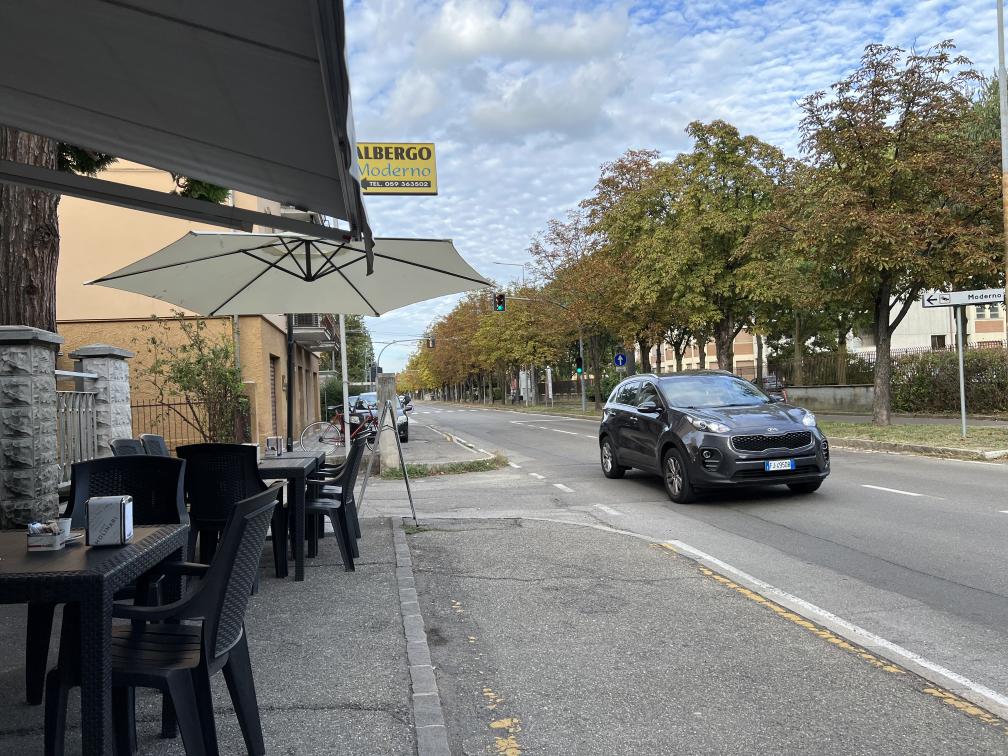
#> input picture yolo-iSee/data/images/IMG_2199.jpg, 4032 x 3024 px, given in place of video_clip.mp4, which was not available (shown at 1/4 size)
$ python video_hough.py
#> lines starting #> are read from the running program, lines starting #| are printed output that depends on the picture; after the words box and inside, x2 and y2 are one past the last pixel; in counts of white or black regions, pixels touching at a corner belong together; pictures that were not available may be replaced by others from this repository, and a replacement may not be noted
import cv2
import numpy as np
from matplotlib import pyplot as plt


def region_of_interest(img, vertices):
    mask                = np.zeros_like(img)
    match_mask_color    = 255

    cv2.fillPoly(mask, vertices, match_mask_color)
    mask_img = cv2.bitwise_and(img, mask)

    return mask_img


def make_points(image, average):
    slope, y_int = average
    y1 = image.shape[0]
    y2 = int(y1 * (1/2))
    x1 = int((y1 - y_int) // slope)
    x2 = int((y2 - y_int) // slope)

    return np.array([x1, y1, x2, y2])


def average(image, lines):
    left    = []
    right   = []

    if lines is not None:
        for line in lines:
            x1, y1, x2, y2  = line.reshape(4)
            parameters      = np.polyfit((x1, x2), (y1, y2), 1)

            slope           = parameters[0]
            y_int           = parameters[1]

            if slope < 0:
                left.append((slope, y_int))
            else:
                right.append((slope, y_int))

    right_avg   = np.average(right, axis=0)
    left_avg    = np.average(left, axis=0)
    left_line   = make_points(image, left_avg)
    right_line  = make_points(image, right_avg)

    return np.array([left_line, right_line])


def display_lines(image, lines):
    lines_image = np.zeros_like(image)
    if lines is not None:
        for line in lines:
            x1, y1, x2, y2 = line
            cv2.line(lines_image, (x1, y1), (x2, y2), (0, 255, 0), 15)

    return lines_image


def process(img):
    copy = np.copy(img)

    if copy.shape != ():
        height, width = copy.shape[0], copy.shape[1]

        region_of_interest_vertices = [
            (0, height),
            (width/2, 300),
            (1700, height)
        ]

        gray            = cv2.cvtColor(copy, cv2.COLOR_BGR2GRAY)
        blur            = cv2.GaussianBlur(gray, (5,5), 0)
        edges           = cv2.Canny(blur, 190, 250)
        masked_img      = region_of_interest(edges, np.array([region_of_interest_vertices], np.int32))

        lines           = cv2.HoughLinesP(masked_img, rho=1, theta=np.pi/180, threshold=100, lines=np.array([]), minLineLength=100, maxLineGap=10)

        averaged_lines  = average(copy, lines)
        black_lines     = display_lines(copy, averaged_lines)

        lanes           = cv2.addWeighted(copy, 0.8, black_lines, 1, 1)
        return lanes

cap = cv2.VideoCapture("/Users/Edo/Desktop/video_clip.mp4")
while(cap.isOpened()):
    ret, frame  = cap.read()
#> frame is the input picture: shape (3024, 4032, 3); mean B, G, R 118.6, 121.5, 119.7
    frame       = process(frame)
#> in process, `gray            = cv2.cvtColor(copy, cv2.COLOR_BGR2GRAY)`:
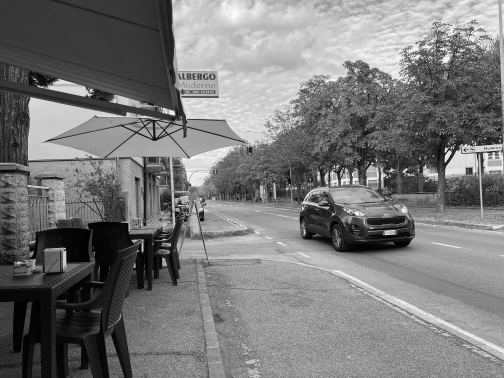
#> gray: shape (3024, 4032) (shown at 1/8 size); min 0, max 255, mean 120.6
#> in process, `edges           = cv2.Canny(blur, 190, 250)`:
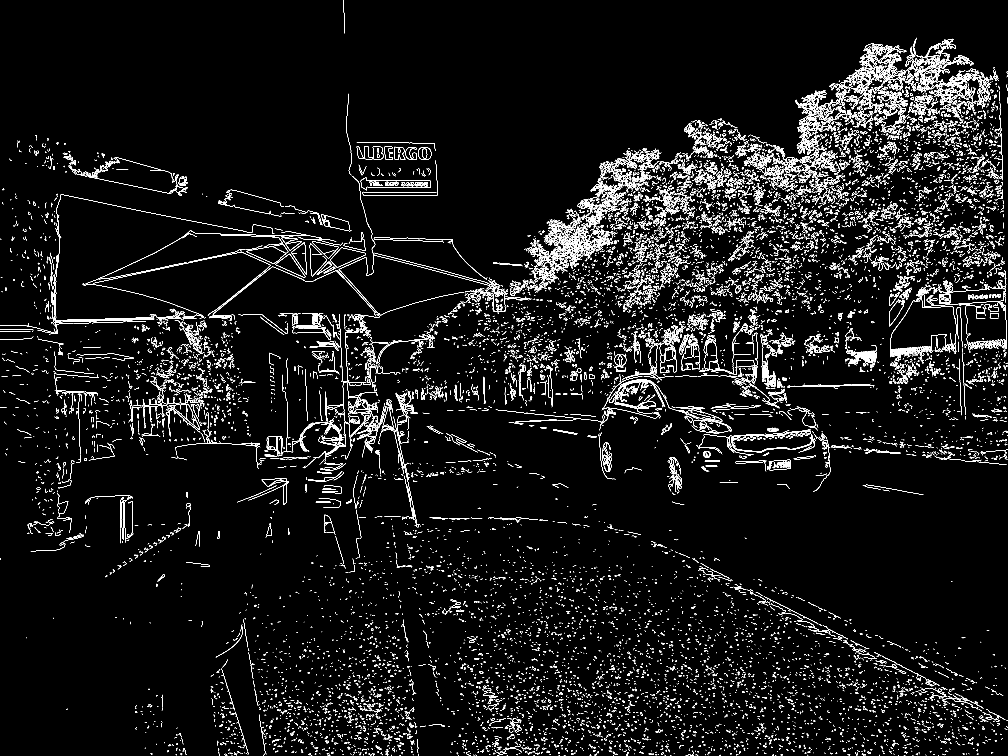
#> edges: shape (3024, 4032) (shown at 1/4 size); 3.1% white in thin lines or dots
#> in region_of_interest, `mask_img = cv2.bitwise_and(img, mask)`:
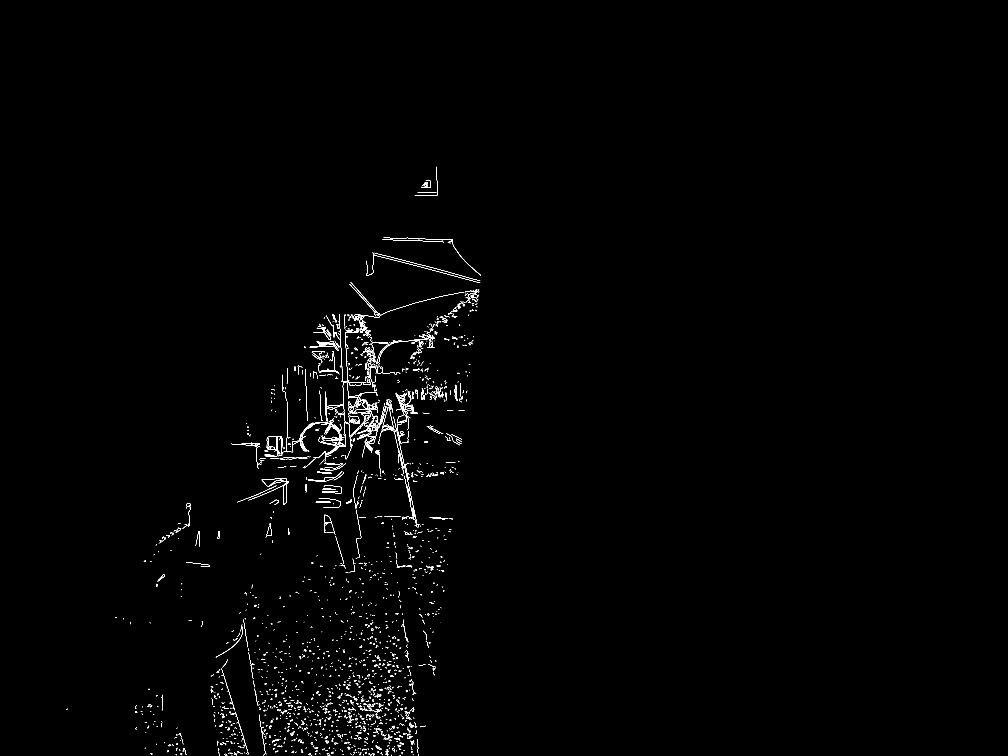
#> mask_img: shape (3024, 4032) (shown at 1/4 size); 0.42% white in thin lines or dots, all inside (x1, y1, x2, y2) = (267, 667, 1924, 3024)
#> in process, `lines           = cv2.HoughLinesP(masked_img, rho=1, theta=np.pi/180, ..`: lines = 31 rows, first 6: [1569, 1038, 1919, 1131], [1357, 1257, 1371, 1526], [1545, 959, 1687, 963], [1380, 1332, 1391, 1531], [1592, 1746, 1655, 2038], [1599, 1821, 1654, 2077]
#> the loop in average, `for line in lines:` made 31 passes
#> (x1, y1, x2, y2, slope, y_int) on passes 1 to 8: (1569, 1038, 1919, 1131, 0.266, 621.1), (1357, 1257, 1371, 1526, 19.21, -24816.8), (1545, 959, 1687, 963, 0.0282, 915.5), (1380, 1332, 1391, 1531, 18.09, -23633.5), (1592, 1746, 1655, 2038, 4.63, -5632.8), (1599, 1821, 1654, 2077, 4.65, -5621.6), (1371, 1542, 1379, 1688, 18.25, -23478.7), (1412, 1966, 1444, 2150, 5.75, -6153)
#> after the loop in average, `for line in lines:`: left = [(-1.11, 3274.3), (-0.248, 1624.2), (-0.0373, 1873.3), (-0.0702, 1477), (-3.75, 7446.2), (-0.425, 2423.7)]; right = 25 pairs, first value 0.0282 to 56.5, second value -82273.5 to 915.5
#> in average, `right_avg   = np.average(right, axis=0)`: right_avg = [11.18, -14206.8]
#> in average, `left_avg    = np.average(left, axis=0)`: left_avg = [-0.94, 3019.8]
#> in make_points, `slope, y_int = average`: slope = -0.94; y_int = 3019.8
#> in make_points, `x1 = int((y1 - y_int) // slope)`: x1 = -5
#> in make_points, `x2 = int((y2 - y_int) // slope)`: x2 = 1604
#> in average, `left_line   = make_points(image, left_avg)`: left_line = [-5, 3024, 1604, 1512]
#> in average, `right_line  = make_points(image, right_avg)`: right_line = [1541, 3024, 1405, 1512]
#> in process, `averaged_lines  = average(copy, lines)`: averaged_lines = [[-5, 3024, 1604, 1512], [1541, 3024, 1405, 1512]]
#> the loop in display_lines, `for line in lines:` made 2 passes
#> after the loop in display_lines, `for line in lines:`:
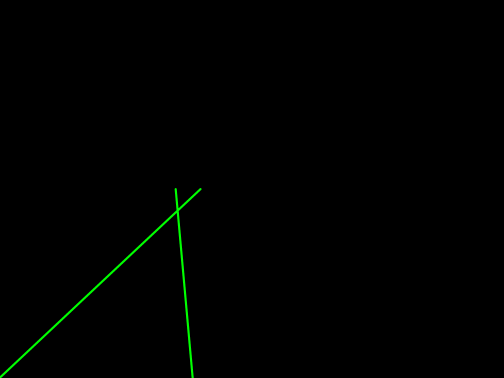
#> lines_image: shape (3024, 4032, 3) (shown at 1/8 size); mean of channels 0, 1, 2 0, 1.3, 0; drawn as B, G, R
#> in process, `lanes           = cv2.addWeighted(copy, 0.8, black_lines, 1, 1)`:
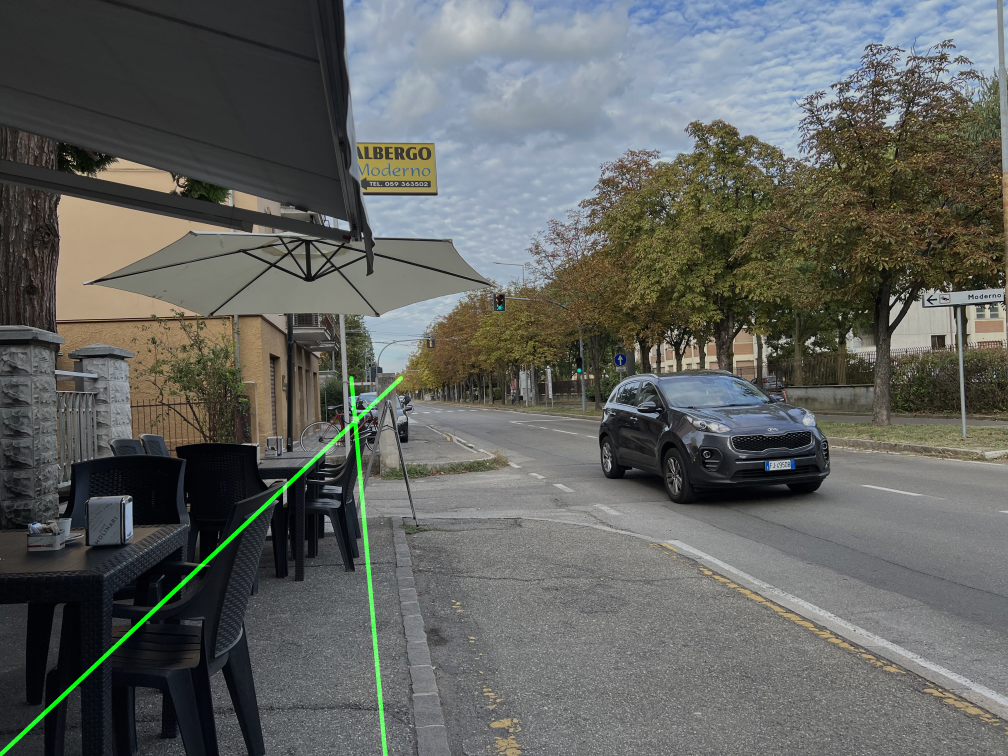
#> lanes: shape (3024, 4032, 3) (shown at 1/4 size); mean B, G, R 95.8, 99.2, 96.8

    if frame is not None:
        cv2.imshow('frame', frame)

    if cv2.waitKey(1) & 0xFF == ord('q'):
#> (key q is pressed here)
        break

cap.release()
cv2.destroyAllWindows()

$ run again, on yolo-iSee/data/images/IMG_2202.jpg
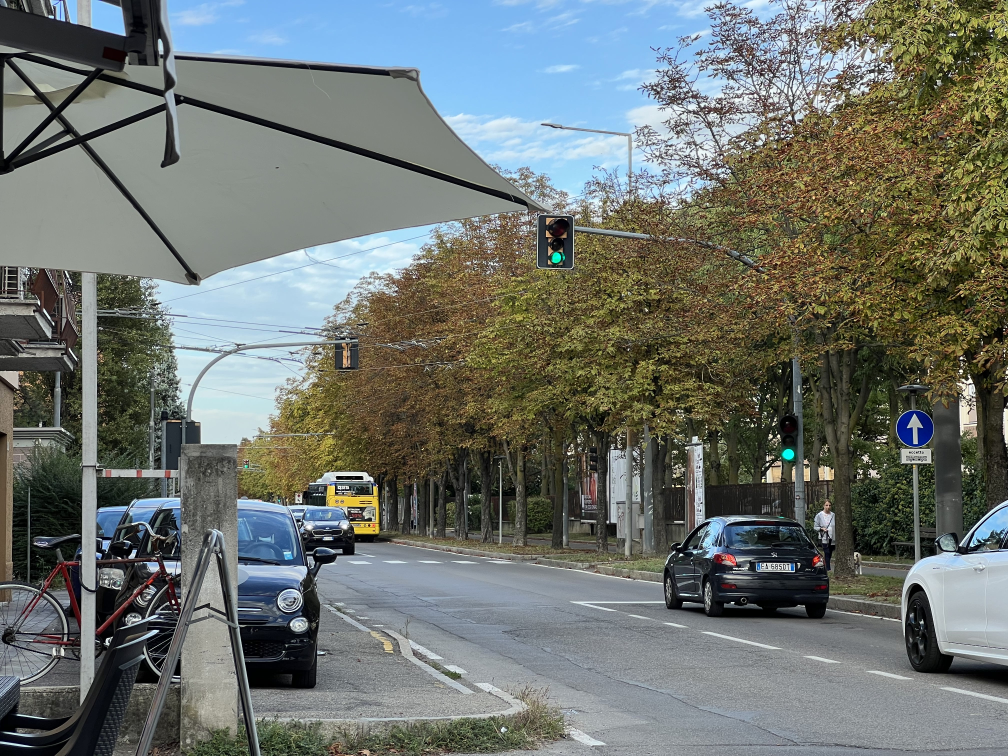
#> input picture yolo-iSee/data/images/IMG_2202.jpg, 4032 x 3024 px, given in place of video_clip.mp4, which was not available (shown at 1/4 size)
#> frame is the input picture: shape (3024, 4032, 3); mean B, G, R 110.1, 115, 109.3
#> in process, `edges           = cv2.Canny(blur, 190, 250)`:
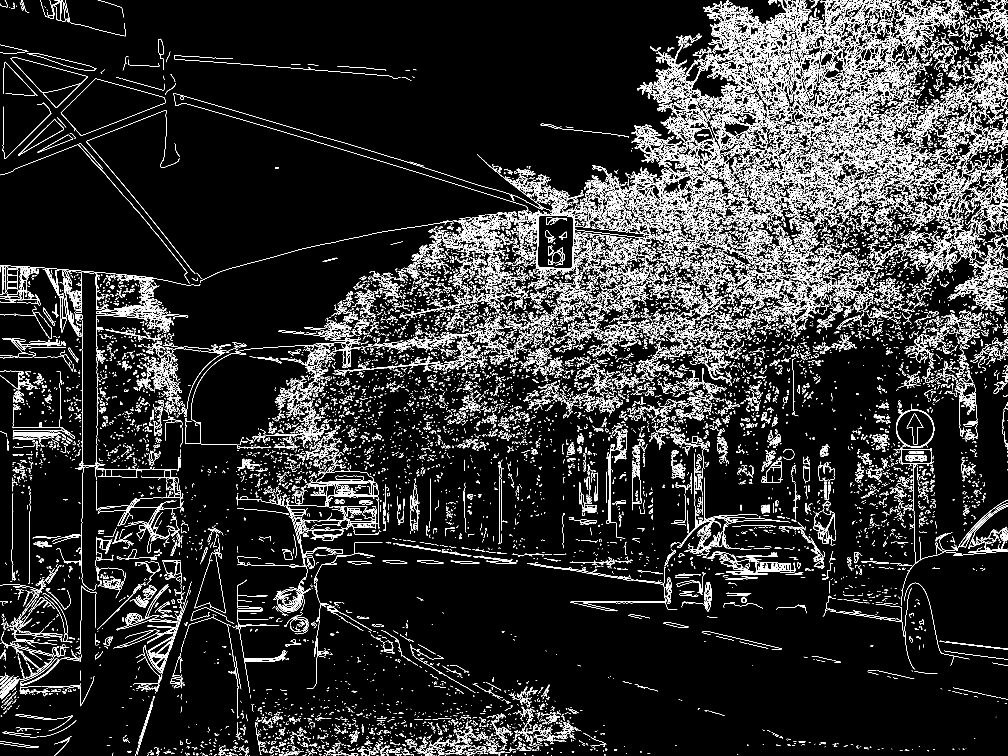
#> edges: shape (3024, 4032) (shown at 1/4 size); 6.2% white in thin lines or dots
#> mask: shape (3024, 4032); 19% white; 1 white region, box (x1, y1, x2, y2) and area: (0, 300, 2017, 3024) 2318124
#> mask_img: shape (3024, 4032); 1% white in thin lines or dots, all inside (x1, y1, x2, y2) = (33, 617, 1974, 3024)
#> lines = 37 rows, first 6: [394, 2514, 545, 2363], [715, 2485, 756, 2359], [1831, 964, 1935, 860], [1789, 989, 1915, 863], [1416, 1482, 1756, 1452], [1823, 993, 1942, 874]
#> the loop in average, `for line in lines:` made 37 passes
#> (x1, y1, x2, y2, slope, y_int) on passes 1 to 8: (394, 2514, 545, 2363, -1, 2908), (715, 2485, 756, 2359, -3.07, 4682.3), (1831, 964, 1935, 860, -1, 2795), (1789, 989, 1915, 863, -1, 2778), (1416, 1482, 1756, 1452, -0.0882, 1606.9), (1823, 993, 1942, 874, -1, 2816), (1811, 991, 1930, 872, -1, 2802), (1815, 989, 1929, 875, -1, 2804)
#> after the loop in average, `for line in lines:`: left = 26 pairs, first value -62 to -0.0316, second value 1603.5 to 108678; right = [(1.27, 1205.2), (0.609, 1015.7), (0.598, 1633.3), (5.68, -2668.8), (5.73, -2717.2), (0.161, 1922.1), (0.0168, 2460), (5.78, -3011), (0.159, 1921.8), (0.322, 124.7), (0.307, 177)]
#> right_avg = [1.88, 187.5]
#> left_avg = [-4.65, 8489.3]
#> in make_points, `slope, y_int = average`: slope = -4.65; y_int = 8489.3
#> in make_points, `x1 = int((y1 - y_int) // slope)`: x1 = 1174
#> in make_points, `x2 = int((y2 - y_int) // slope)`: x2 = 1499
#> left_line = [1174, 3024, 1499, 1512]
#> right_line = [1512, 3024, 706, 1512]
#> averaged_lines = [[1174, 3024, 1499, 1512], [1512, 3024, 706, 1512]]
#> the loop in display_lines, `for line in lines:` made 2 passes
#> in process, `lanes           = cv2.addWeighted(copy, 0.8, black_lines, 1, 1)`:
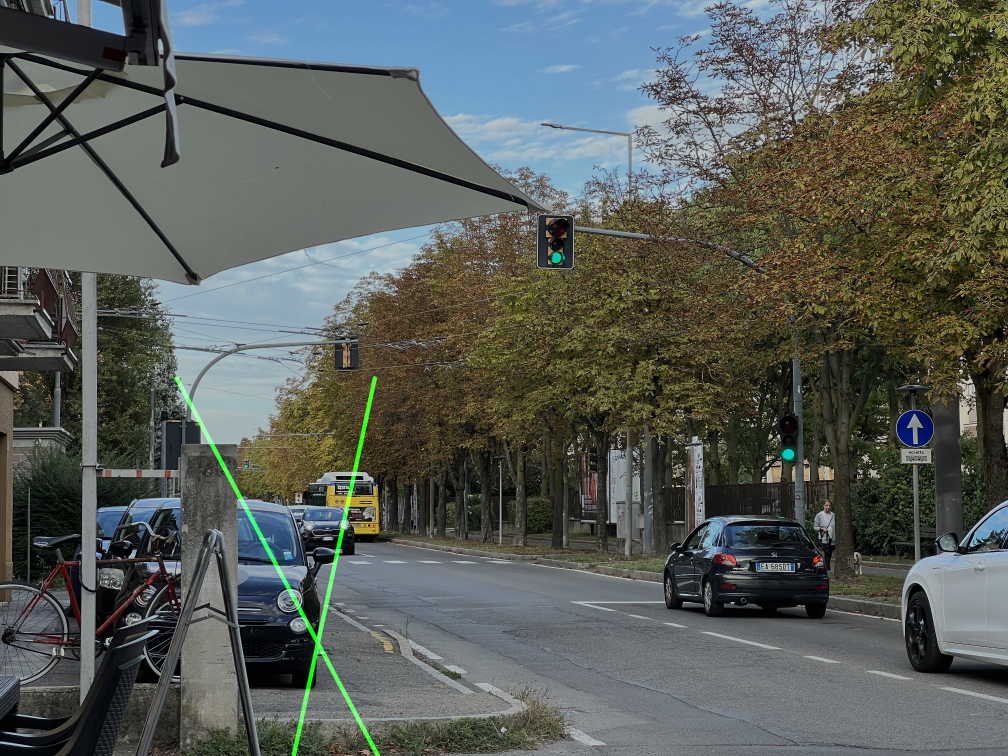
#> lanes: shape (3024, 4032, 3) (shown at 1/4 size); mean B, G, R 89.1, 93.7, 88.4
